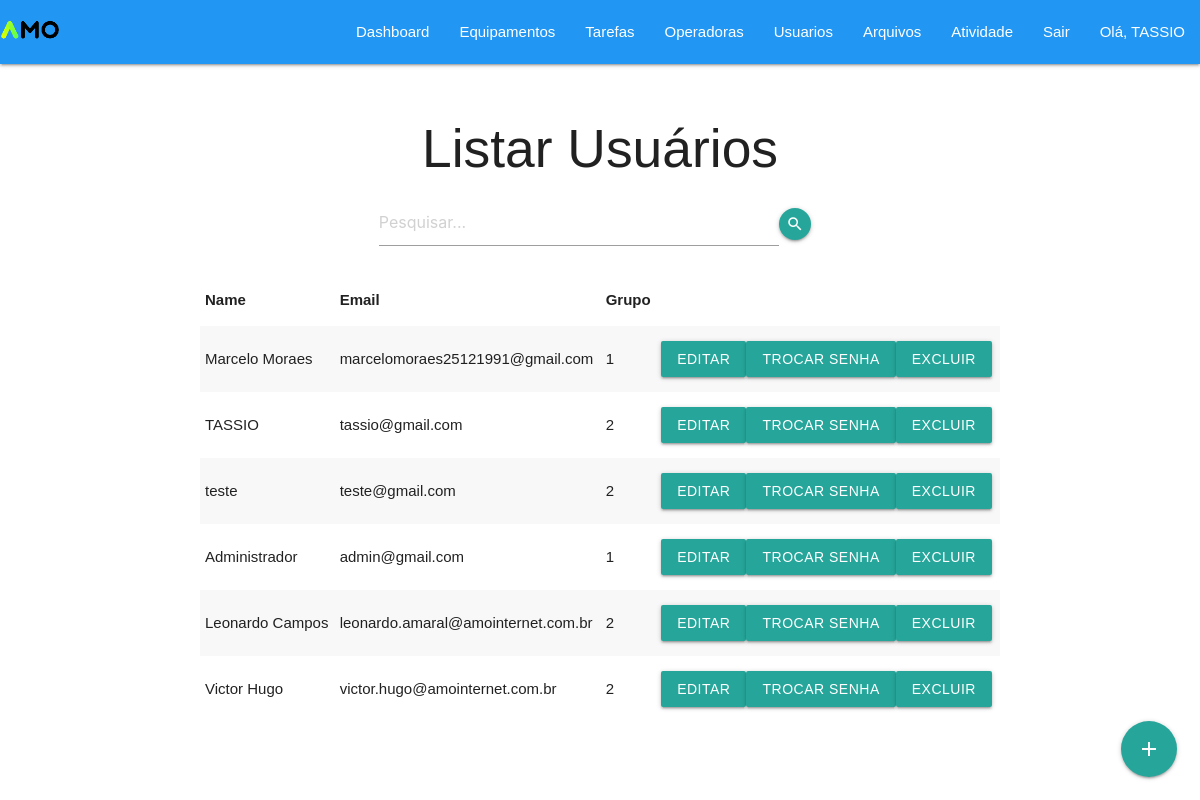
/lista_usuarios.php (signed in), run on the app's committed database.
### tables this page shows
CREATE TABLE `usuario` (
  `cod` int(11) NOT NULL,
  `nome` varchar(150) NOT NULL,
  `email` varchar(150) NOT NULL,
  `senha` varchar(150) NOT NULL,
  `perfil_cod` int(11) NOT NULL
);

### lista_usuarios.php (the view, shortened to what this page needs)
<!DOCTYPE html>
<html lang="pt-BR">
<head>
    <link rel="stylesheet" href="assets/materialize/css/materialize.min.css">
</head>
<body>
    <?php  require_once("header.php");?>
    <div class="container">
        <?php
            require_once("db/conexao.php");
            $sql = "SELECT * FROM usuario";
            $result = mysqli_query($con, $sql);
            if (mysqli_num_rows($result) > 0) {
                echo '<h2 class="center-align">Listar Usuários</h2>';
                echo '<div class="search-container center-align">';
                echo '<input type="text" id="search" placeholder="Pesquisar..." onkeyup="filterTable()" style="width: 50%;">';
                echo '<a class="btn-floating btn-small waves-effect waves-light" id="search-btn"><i class="material-icons">search</i></a>';
                echo '</div>';
                echo '<table class="striped">';
                echo '<thead><tr><th>Name</th><th>Email</th><th>Grupo</th></tr></thead>';
                echo '<tbody>';
                while ($row = mysqli_fetch_assoc($result)) {
                    echo '<tr>';
                    echo '<td>' . $row['nome'] . '</td>';
                    echo '<td>' . $row['email'] . '</td>';
                    echo '<td class="perfil_cod">' . $row['perfil_cod'] . '</td>';
                    echo '<td>';
                    echo '<a href="editar_usuario.php?id=' . $row['cod'] . '" class="btn">Editar</a>';
                    echo '<a href="trocar_senha.php?id=' . $row['cod'] . '" class="btn">Trocar Senha</a>';
                    echo '<a href="excluir_usuario.php?id=' . $row['cod'] . '" class="btn">Excluir</a>';
                    echo '</td>';
                    echo '</tr>';
                }
                echo '</tbody></table>';
            } else {
                echo '<h2 class="center-align">Listar Usuários</h2>';
                echo '<p class="center-align">No registered users found.</p>';
            }
        ?>
    </div>
    <div class="fixed-action-btn">
        <a href="cadastro.php" class="btn-floating btn-large waves-effect waves-light"><i class="material-icons">add</i></a>
    </div>
</body>
</html>

### lista_usuarios.php (style rules this page uses)
body { font-family: Arial, sans-serif; }
.container { max-width: 600px; margin: 0 auto; padding: 20px; }
h2 { text-align: center; }
table { width: 100%; border-collapse: collapse; }
th, td { padding: 10px; text-align: left; border-bottom: 1px solid #ddd; }
.btn { display: inline-block; padding: 10px 20px; background-color: #4CAF50; color: #fff; border: none; border-radius: 4px; cursor: pointer; transition: background-color 0.3s ease; }
.search-container { margin-bottom: 20px; }
.search-container input[type="text"] { width: 80%; margin-right: 10px; }
.search-container .btn-floating { margin-right: 10px; }

### data on the page
usuario: nome "Marcelo Moraes", email "marcelomoraes25121991@gmail.com", perfil_cod "1"
usuario: nome "TASSIO", email "tassio@gmail.com", perfil_cod "2"
usuario: nome "teste", email "teste@gmail.com", perfil_cod "2"
usuario: nome "Administrador", email "admin@gmail.com", perfil_cod "1"
usuario: nome "Leonardo Campos", email "leonardo.amaral@amointernet.com.br", perfil_cod "2"
usuario: nome "Victor Hugo", email "victor.hugo@amointernet.com.br", perfil_cod "2"

### other printed values
$_SESSION['nome'] "TASSIO"
